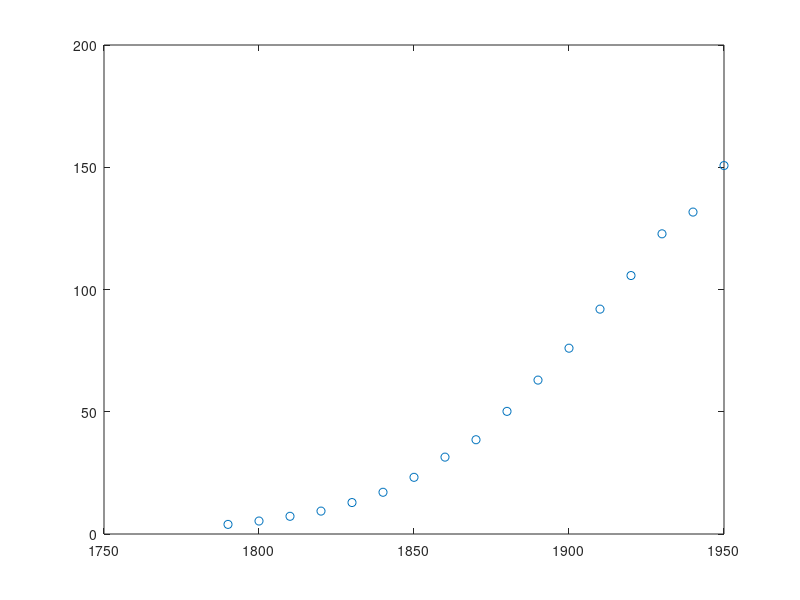

MATLAB code to generate this figure: (Note: this script raises an error after producing the figure.)
% A country's population data between 1790-1950
x = 1790 : 10 : 1950;
y = [3.929, 5.308, 7.24, 9.368, 12.866, 17.069, 23.182, 31.443, 38.558, 50.156, 62.948, 75.995, 91.972, 105.711, 122.775, 131.669, 150.697];

% First: Draw scatter
figure(1);
plot(x, y, 'o');

% Second: Choose models
% Model1: y = a1x^2 + b1x + c1 model
M1 = [(x .^ 2)' x' ones(length(x), 1)];
% Model2: y = ae^bx
% We change it to y = lna + bx = a2x + b2
M2 = [x' ones(length(x), 1)];

% Third: Calculate models
C1 = qr_least_square(M1, y');
C2 = qr_least_square(M2, log(y)');

% Fourth: Do visualization and estimation
figure(2);
y1 = C1(1) .* x .^ 2 + C1(2) .* x + C1(3);
plot(x, y, 'o', x, y1, '-')
fprintf('Model1:\n');
fprintf('R^2: %f\n', estimate_r_squared(y, y1));
fprintf('MSE: %f\n', estimate_mse(y, y1));
figure(3);
y2 = exp(C2(1) .* x + C2(2));
plot(x, y, 'o', x, y2, '-');
fprintf('\nModel2:\n');
fprintf('R^2: %f\n', estimate_r_squared(y, y2));
fprintf('MSE: %f\n', estimate_mse(y, y2));

% Fifth: Choose the best model: Model 1
fprintf('\ny = %fx^2 + %fx + %f\n', C1(1), C1(2), C1(3));
fprintf('Predict population in 2020: %f\n', C1(1) * 2020 ^ 2 + C1(2) * 2020 + C1(3));
